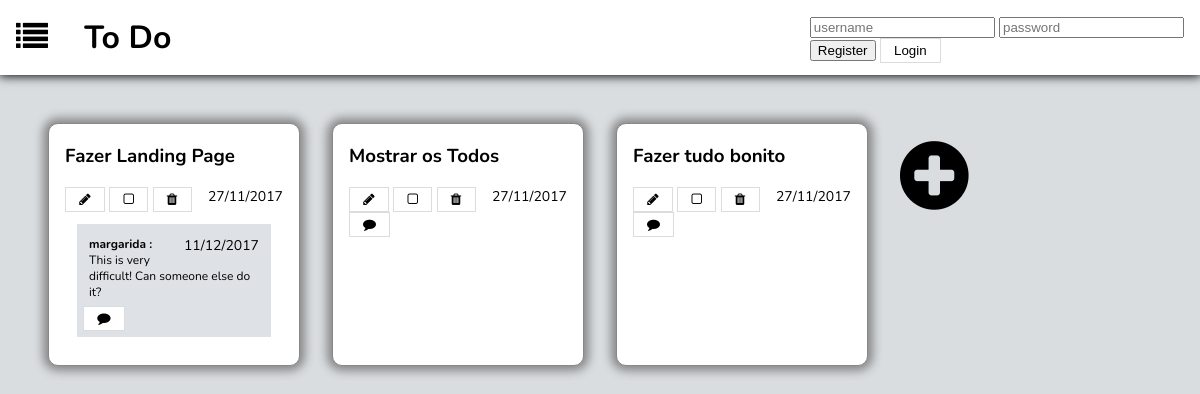
Page /list_page.php?list_id=1 on the committed database.
### tables this page shows
CREATE TABLE users (
	usr_id INTEGER PRIMARY KEY AUTOINCREMENT,
	usr_username VARCHAR UNIQUE,
	usr_name VARCHAR NOT NULL,
	usr_email VARCHAR NOT NULL,
	usr_image VARCHAR NOT NULL,
	usr_password VARCHAR NOT NULL
);

### list_page.php (called while the page is built, shortened)
<?php
	include_once('includes/init.php');
	include_once('database/list.php');
	$todos = getListTodos($_GET['list_id']);
	$comments = array();
	foreach ($todos as $todo) {
		$comments[$todo['todo_id']] = getTodoComments($todo['todo_id']);
	}
	include_once('templates/common/header_todos_list.php');
	include_once('templates/todos/show_todos.php');
	include_once('templates/common/footer.php');
?>

### database/list.php (called while the page is built, shortened)
<?php
	function getListTodos($list_id){
		global $dbh;
		$stmt = $dbh->prepare("SELECT todos.todo_id, todos.name, todos.limit_date, todos.done FROM todos, hasItems, lists
								WHERE lists.id = hasItems.list_id AND hasItems.todo_id = todos.todo_id AND lists.id = ?");
		$stmt->execute(array($list_id));
		return $stmt->fetchAll();
	}
	function getTodoComments($todo_id){
		global $dbh;
		$stmt = $dbh->prepare("SELECT users.usr_username, comments.date_written, comments.comment_text
								FROM comments, users WHERE todo_id = ? AND comments.usr_id = users.usr_id");
		$stmt->execute(array($todo_id));
		return $stmt->fetchAll();
	}
?>

### templates/todos/show_todos.php (the view, shortened to what this page needs)
<section id="todos_only">
	<?php foreach ($todos as $todo) { ?>
		<?php
		if($todo['done'] == 1)
			$check = 'check';
		else
			$check = 'not_check';
		?>
		<div id=<?= $todo['todo_id']?> class="todo_only <?= $check ?>">
			<h3><?= $todo['name']?></h3>
			<span><?= date_format(date_create($todo['limit_date']), "d/m/Y")?></span>
				<button name="Edit"><i class="fa fa-pencil" aria-hidden="true"></i></button>
			<?php if($todo['done'] == 1){?>
				<button name="Check"><i class="fa fa-check-square-o" aria-hidden="true"></i></button>
			<?php } else {?>
				<button name="Check"><i class="fa fa-square-o" aria-hidden="true"></i></button>
			<?php } ?>
				<button name="Remove"><i class="fa fa-1x fa-trash" aria-hidden="true"></i></button>
				<?php
					if(sizeof($comments[$todo['todo_id']]) > 0)
						$class = "comments";
					else
						$class = "no_comments";
				?>
				<section class=<?= $class ?>>
					<?php foreach($comments[$todo['todo_id']] as $comment){?>
						<article class="comment">
							<p><?=$comment['usr_username']?></p>
							<span><?=date_format(date_create($comment['date_written']), "d/m/Y")?></span>
							<p><?=$comment['comment_text']?></p>
						</article>
					<?php } ?>
					<button><i class="fa fa-comment" aria-hidden="true"></i></button>
				</section>
		</div>
	<?php } ?>
	<div id="ultimo">
		<a href="#"><i class="fa fa-plus-circle" aria-hidden="true"></i></a>
	</div>
</section>

### css/list_page.css (style rules this page uses)
body { background-color: #d9dde0; font-family: 'Nunito', sans-serif; margin: 0; }
a { text-decoration: none; color: black; }
button, input[type="Submit"] { padding: 0.3em 1em; background-color: white; border: 1px solid #d9dde0; color: black; }
#todos_only { margin: 2em; display: grid; grid-template-columns: 25% 25% 25% 25%; grid-template-rows: auto; }
#todos_only > * { display: inline-block; margin: 1em 1em; }
.todo_only { background-color: white; padding: 0 1em 1em 1em; margin: 0 auto; border: 1px solid #888888; border-radius: 10px; box-shadow: 0px 0px 10px 5px #888888; transition: transform 0.5s; }
.todo_only span { font-size: 14px; float: right; }
#ultimo a { font-size: 5em; max-width: 10em; }
.not_check { background-color: white; }
.comments { background-color: #dee1e5; margin: 1em; padding: 0.5em; font-size: 12px; overflow-y: auto; max-height: 10em; }
.no_comments { background-color: white; display: inline-block; }
.no_comments button { font-size: 13px; }
.comment { margin: 0.5em; }
.comment p { margin: 0; }
.comment p:first-child { font-weight: bold; display: inline-block; }
.comment p:first-child:after { content: " :"; }

### rows in the picture
users: usr_username "margarida", date_written "11/12/2017", comment_text "This is very difficult! Can someone else do it?"

### other values in the picture
$todo['name'] "Fazer Landing Page"
date_format(date_create($todo['limit_date']), "d/m/Y") "27/11/2017"
$todo['name'] "Mostrar os Todos"
$todo['name'] "Fazer tudo bonito"
